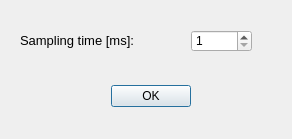
<?xml version="1.0" encoding="UTF-8"?>
<ui version="4.0">
 <class>Dialog</class>
 <widget class="QDialog" name="Dialog">
  <property name="geometry">
   <rect>
    <x>0</x>
    <y>0</y>
    <width>292</width>
    <height>139</height>
   </rect>
  </property>
  <property name="windowTitle">
   <string>Dialog</string>
  </property>
  <widget class="QDialogButtonBox" name="buttonBox">
   <property name="geometry">
    <rect>
     <x>90</x>
     <y>80</y>
     <width>101</width>
     <height>32</height>
    </rect>
   </property>
   <property name="orientation">
    <enum>Qt::Horizontal</enum>
   </property>
   <property name="standardButtons">
    <set>QDialogButtonBox::Ok</set>
   </property>
  </widget>
  <widget class="QLabel" name="label_3">
   <property name="geometry">
    <rect>
     <x>20</x>
     <y>30</y>
     <width>161</width>
     <height>21</height>
    </rect>
   </property>
   <property name="font">
    <font>
     <pointsize>10</pointsize>
    </font>
   </property>
   <property name="text">
    <string>Sampling time [ms]: </string>
   </property>
  </widget>
  <widget class="QSpinBox" name="st_spinBox">
   <property name="geometry">
    <rect>
     <x>191</x>
     <y>30</y>
     <width>61</width>
     <height>22</height>
    </rect>
   </property>
   <property name="minimum">
    <number>1</number>
   </property>
   <property name="maximum">
    <number>1000</number>
   </property>
  </widget>
 </widget>
 <resources/>
 <connections>
  <connection>
   <sender>buttonBox</sender>
   <signal>accepted()</signal>
   <receiver>Dialog</receiver>
   <slot>accept()</slot>
   <hints>
    <hint type="sourcelabel">
     <x>248</x>
     <y>254</y>
    </hint>
    <hint type="destinationlabel">
     <x>157</x>
     <y>274</y>
    </hint>
   </hints>
  </connection>
  <connection>
   <sender>buttonBox</sender>
   <signal>rejected()</signal>
   <receiver>Dialog</receiver>
   <slot>reject()</slot>
   <hints>
    <hint type="sourcelabel">
     <x>316</x>
     <y>260</y>
    </hint>
    <hint type="destinationlabel">
     <x>286</x>
     <y>274</y>
    </hint>
   </hints>
  </connection>
 </connections>
</ui>
